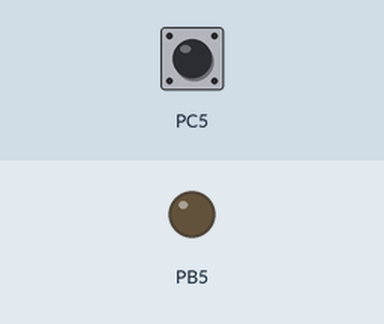
Recording of a program running on a simulated ATmega328P, built with avr-gcc and emulated at 16 MHz. Shown: output pins drawn as LEDs (lit = HIGH). Dashed ring = blinking. Inputs (shaded band) come from the test bench; at power-on: PC5 HIGH.

Above: at 1.2 s.
1.3 s: PC5 pulled LOW for 0.15 s
At 1.8 s:
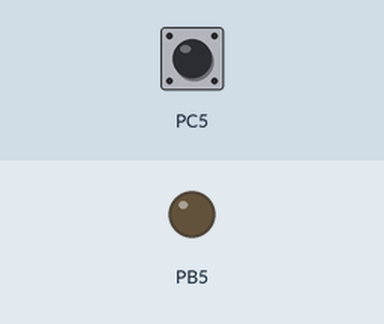
2.9 s: PC5 pulled LOW for 1 s
At 5.1 s:
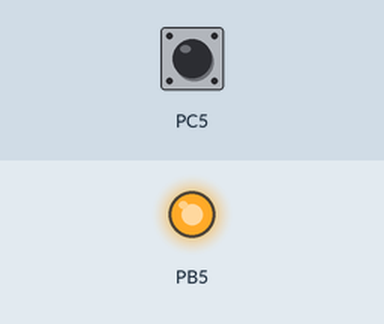
5.9 s: PC5 pulled LOW for 3.2 s
At 6.05 s:
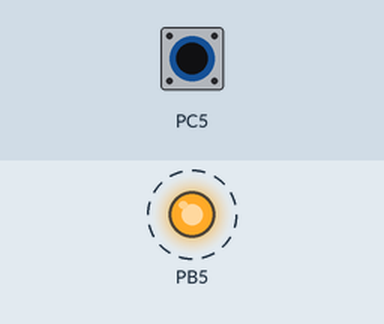
Timing chart, 0 to 10.6 s (numbered marks = the images above; inputs shaded):
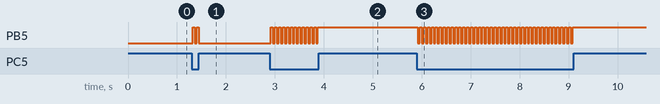

Measured:
- after the input at 1.3 s, PB5: alternates HIGH for 0.04 s and LOW for 0.04 s, 4 changes in all, then stays LOW, starting at once
- after the input at 2.9 s, PB5: alternates HIGH for 0.04 s and LOW for 0.04 s, 25 changes in all, then stays HIGH, starting at once
- after the input at 5.9 s, PB5: alternates HIGH for 0.04 s and LOW for 0.04 s, 80 changes in all, then stays HIGH, starting at once

The program:

main.c
```c
/*
 * GPIO_example.c
 *
 * Created: 2025-12-18 오후 3:57:40
 * 버튼을 이용해 LED제어
 */

#define F_CPU 16000000UL

#include <avr/io.h>
#include <util/delay.h>

int main(void)
{
	//PB5핀을 출렬으로
	DDRB |= (1<<PB5);//set

	//PC5핀을 입력으로
	DDRC &= ~(1<<PC5);//clear
	PORTC |= (1<<PC5);//set -> pull-up 사용
	MCUCR &= ~(1<<PUD);//pull-up disable을 0으로
	uint8_t flag = 0;

    while (1)
    {
		if(!(PINC & (1<<PC5)))
		{
			_delay_ms(20);
			//PC5의 스위치가 눌렸다면
			//PORTB |= (1<<PB5);
			if(!(PINC & (1<<PC5)))
			{
				flag ^= 1;//flag가 1이면 0, 아니면 1

			}
		}

		if(flag == 1)
		{

			PORTB |= (1<<PB5);
		}
		else
		{
			//PC5의 스위치가 눌리지 않았다면
			PORTB &= ~(1<<PB5);
		}
		_delay_ms(20);
    }
}
```
